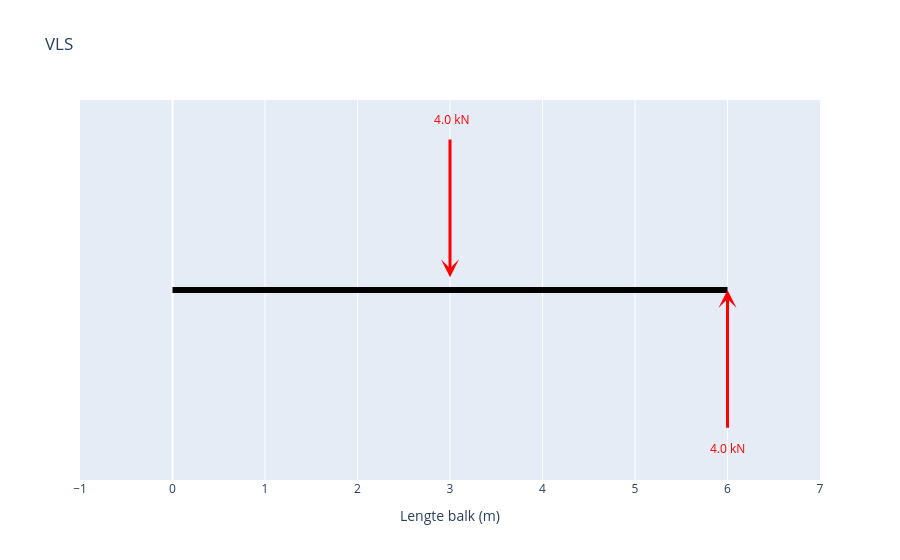

Source (notebook cell):
### Markdown cell above
## Vrij-Lichaam-Schema

### Code cell
fig_vls = maak_vls_plotly()
fig_vls.show()

### Figure 1 — Plotly figure (JSON) as saved in the notebook; plotly's stock layout.template omitted (floating-point values rounded to 4 significant figures)
{"data": [{"hoverinfo": "skip", "line": {"color": "black", "width": 6}, "mode": "lines", "type": "scatter", "x": [0, 6], "y": [0, 0]}], "layout": {"annotations": [{"arrowcolor": "red", "arrowhead": 3, "arrowsize": 1, "arrowwidth": 3, "ax": 3, "axref": "x", "ay": 1.2, "ayref": "y", "showarrow": true, "text": "", "x": 3, "xref": "x", "y": 0.1, "yref": "y"}, {"font": {"color": "red"}, "showarrow": false, "text": " 4.0 kN", "x": 3, "y": 1.35}, {"arrowcolor": "red", "arrowhead": 3, "arrowsize": 1, "arrowwidth": 3, "ax": 6, "axref": "x", "ay": -1.1, "ayref": "y", "showarrow": true, "text": "", "x": 6, "xref": "x", "y": 0, "yref": "y"}, {"font": {"color": "red"}, "showarrow": false, "text": "4.0 kN", "x": 6, "y": -1.25}], "autosize": true, "showlegend": false, "title": {"text": "VLS"}, "xaxis": {"autorange": false, "dtick": 1, "range": [-1, 7], "title": {"text": "Lengte balk (m)"}, "type": "linear"}, "yaxis": {"autorange": false, "range": [-1.5, 1.5], "showgrid": false, "showticklabels": false, "title": {}, "type": "linear", "zeroline": false}}}
